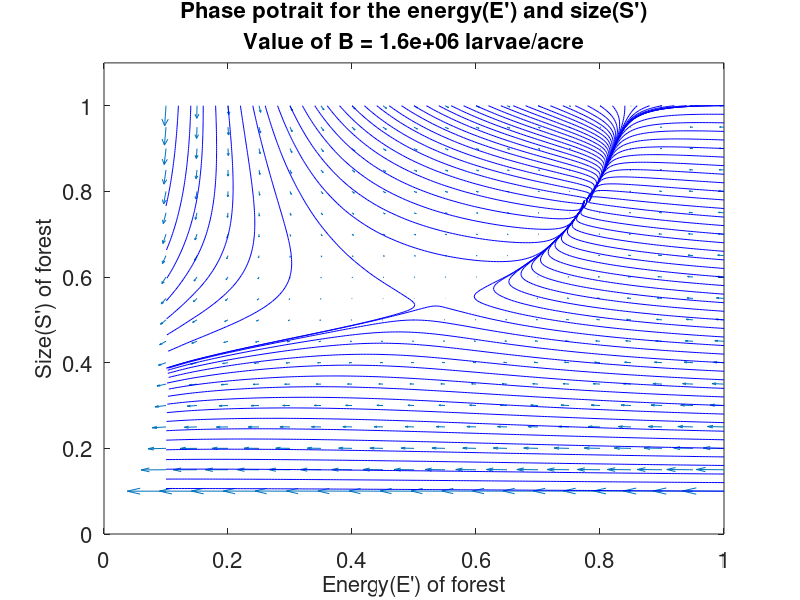
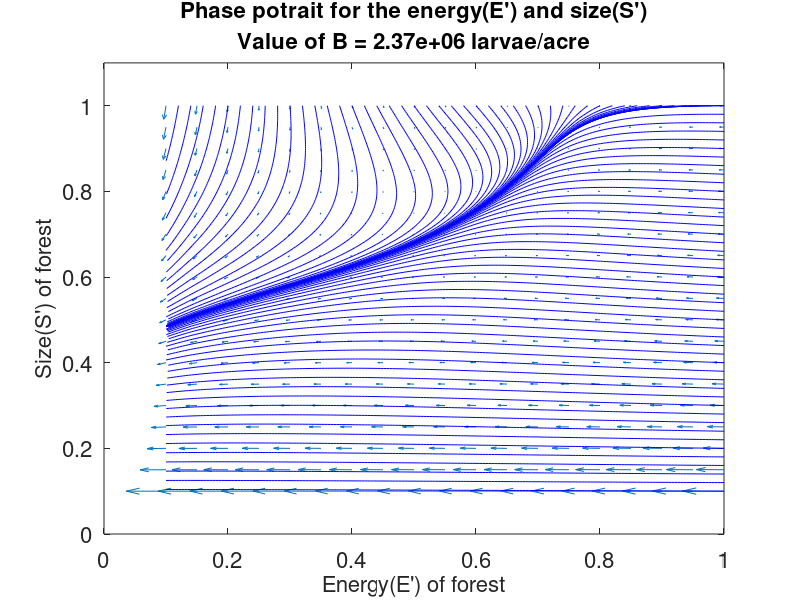
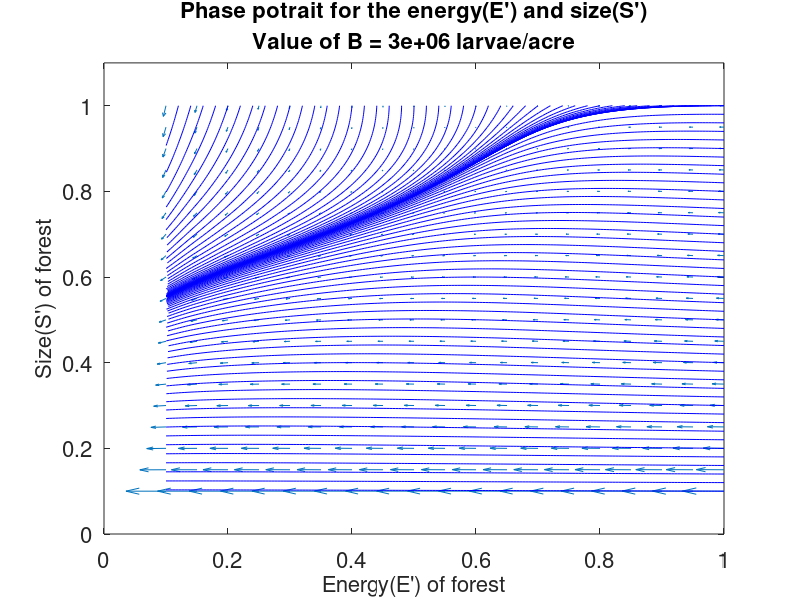

MATLAB code to generate these figures, in order:

%Author : Omkar Damle
%Date : 1st April 2017

%Plotting phase potrait for spruce budworm problem

clear;
close all;
clc;


B = 1.6e6;            %Budworm population
re = 0.92;                 %growth rate of energy
Ks = 25440;             %maximum branch density
Ke = 1;                 %maximum energy level
P = 0.00195  ;           %consumption rate of energy/larvae    
rs = 0.095;              %intrinsic branch growth rate
re_prime = re*Ks*Ke/P;  
rs_prime = rs*Ks*Ke/P;

constant = Ks*Ke/P;

[x,y] = meshgrid(0.1:0.05:1,0.1:0.05:1);
u = re_prime*x.*(1-x) - B./y;
v = rs_prime.*y.*(1-(y./x));
quiver(x,y,u,v,'AutoScale','on','AutoScaleFactor',1);

vector = 0.1:0.02:1;
startx = vector;
startx = [startx,ones(size(vector))];
starty = ones(size(vector));
starty = [starty,vector];

streamline(x,y,u,v,startx,starty)
xlabel('Energy(E'') of forest');
ylabel('Size(S'') of forest');
ylim([0,1.1]);
str = sprintf('Value of B = %0.5g larvae/acre',B);
title({'Phase potrait for the energy(E'') and size(S'')';str});
set(gca,'FontSize',16)
set(findall(gcf,'type','text'),'FontSize',16)
print('p1','-dpng')


B = 2.37e6;            %Budworm population
u = re_prime*x.*(1-x) - B./y;
v = rs_prime.*y.*(1-(y./x));
figure;
quiver(x,y,u,v,'AutoScale','on','AutoScaleFactor',1);
streamline(x,y,u,v,startx,starty)
xlabel('Energy(E'') of forest');
ylabel('Size(S'') of forest');
ylim([0,1.1]);
str = sprintf('Value of B = %0.5g larvae/acre',B);
title({'Phase potrait for the energy(E'') and size(S'')';str});
set(gca,'FontSize',16)
set(findall(gcf,'type','text'),'FontSize',16)
print('p2','-dpng')



B = 3e6;            %Budworm population
u = re_prime*x.*(1-x) - B./y;
v = rs_prime.*y.*(1-(y./x));
figure;
quiver(x,y,u,v,'AutoScale','on','AutoScaleFactor',1);
streamline(x,y,u,v,startx,starty)
xlabel('Energy(E'') of forest');
ylabel('Size(S'') of forest');
ylim([0,1.1]);
str = sprintf('Value of B = %0.5g larvae/acre',B);
title({'Phase potrait for the energy(E'') and size(S'')';str});
set(gca,'FontSize',16)
set(findall(gcf,'type','text'),'FontSize',16)
print('p3','-dpng')